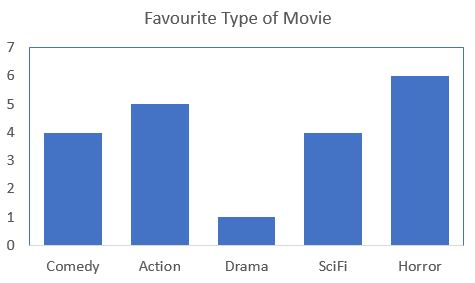
%> input picture Project - Statistical Charts Reading and Interpreting/Code & TestCases/Bonuses/Case 5/1.JPG, 475 x 283 px
$ octave main.m   (GNU Octave 9; MATLAB toolbox functions it lacks are replaced by stand-ins)
%> lines starting %> are read from the running program, lines starting %| are printed output that depends on the picture; in (x1, y1, x2, y2) boxes, pixels count from 0 and x2, y2 are one past the last pixel; in counts of white or black regions, pixels touching at a corner belong together; the program's own positions count from 1
%> further down, I is the input picture: size 283x475x3 uint8; mean R, G, B 206.2, 217.8, 237.5
### Project - Statistical Charts Reading and Interpreting/Code & TestCases/SegmentLegend.m
function [Icropped] = SegmentLegend(I)
R = I;
BW = im2bw(R,0.95);
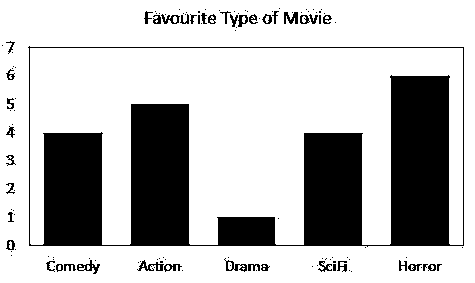
%> BW: size 283x475 logical; 73.1% white; 126 black regions (84 under 20 px), largest, box (x1, y1, x2, y2) and area: (28, 46, 464, 247) 33853, (137, 260, 164, 271) 123, (77, 260, 100, 274) 115

%Reverse, erode then dilate to segment the bars and circle alone
BW=~(BW);
se=strel('square',30);
  d = imerode(BW,se);
%> d: size 283x475 logical; 9.1% white; 4 white regions, box (x1, y1, x2, y2) and area: (405, 90, 434, 231) 4089, (145, 118, 174, 231) 3277, (58, 147, 87, 231) 2436, (318, 147, 347, 231) 2436
  d = imdilate(d,se);
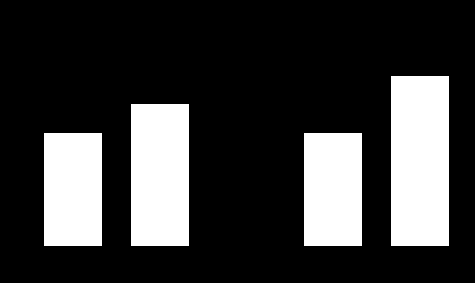
%> d: size 283x475 logical; 23.2% white; 4 white regions, box (x1, y1, x2, y2) and area: (391, 76, 449, 246) 9860, (131, 104, 189, 246) 8236, (44, 133, 102, 246) 6554, (304, 133, 362, 246) 6554

%Re-reverse (to have a black shape) => then loop and whiten this black shape from Original img
d=~(d);
  for i=1:size(d,1)
      for j=1:size(d,2)
          if d(i,j)==0 || i==1 || j==1 || i==size(d,1) || j==size(d,2)
              R(i,j,1)=255;
              R(i,j,2)=255;
              R(i,j,3)=255;
          end
      end
  end
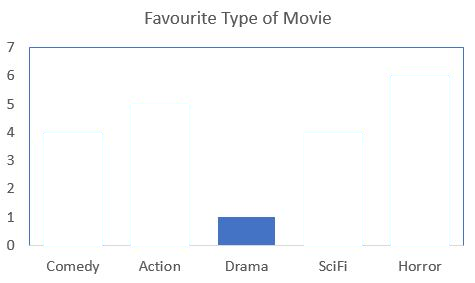
%> R: size 283x475x3 uint8; mean R, G, B 249.2, 250.2, 251.3

d=im2bw(R,0.7);
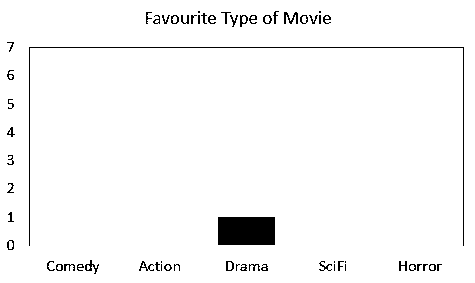
%> d: size 283x475 logical; 97% white; 60 black regions (15 under 20 px), largest, box (x1, y1, x2, y2) and area: (218, 217, 275, 245) 1596, (29, 47, 464, 246) 831, (284, 12, 298, 24) 87
% Detect black line
BW = d < 1;

% Detect rectangle region (inside the line)
BW = imclearborder(~BW);
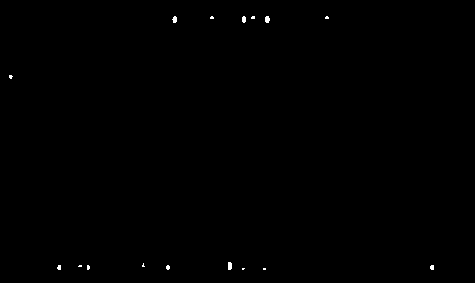
%> BW: size 283x475 logical; 0.18% white; 16 white regions (12 under 20 px), largest, box (x1, y1, x2, y2) and area: (228, 262, 232, 270) 30, (265, 16, 270, 23) 29, (172, 16, 177, 23) 26, (242, 16, 246, 23) 24

%Discard small white splatters
BW = bwareafilt(BW,1);
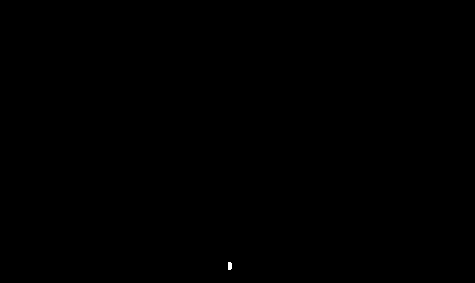
%> BW: size 283x475 logical; 0.02% white; 1 white region
% Calculate bounding box
s = regionprops(BW,'BoundingBox');
%> s = 1 region; box (x1, y1, x2, y2): (228, 262, 232, 270)

% Crop the bounded box from the original image
Icropped = imcrop(I,s.BoundingBox);
end

### Project - Statistical Charts Reading and Interpreting/Code & TestCases/RemoveColoredBackground.m
function [R] = removeColoredBackground(R)
for i = 1:size(R, 1)
      for j=1:size(R,2)
          if ((R(i,j,1)>=150 && R(i,j,1)<=200) && (R(i,j,2)>=200 && R(i,j,2)<=255) &&(R(i,j,3)>=200 && R(i,j,3)<=255))
               R(i,j,1)=255;
               R(i,j,2)=255;
               R(i,j,3)=255;
          end
      end
end
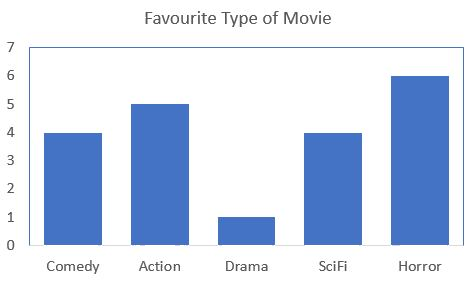
%> R: size 283x475x3 uint8; 0.19% of pixels changed, all inside (x1, y1, x2, y2) = (44, 15, 449, 269)
end

### Project - Statistical Charts Reading and Interpreting/Code & TestCases/SegmentLegendColor.m
function [colors,uniqueC] = SegmentLegendColor(colorImage)
d=colorImage;

 d = im2bw(d,0.1);

 r = regionprops(d,'BoundingBox');
%> r = 0 regions
 dMatrix = vertcat(r(:).BoundingBox);
%> dMatrix = []
 %height
%> the run ends on the next line
 hig = min(dMatrix(:,3));

 %width
 wid = min(dMatrix(:,4));

se=strel('rectangle',[wid-4,hig-4]);
d = imerode(d,se);

d= uint8(d);
colorImage = uint8(colorImage);
d= d.*colorImage;

colors = zeros(1,30);
sizeColors = size(colors,2)/3;
uniqueC=0;
x=1; y=1;
for row=1:size(d,1)
    for col=1:size(d,2)

            if ((d(row,col,1) == 0) && (d(row,col,2) ==  0) && (d(row,col,3) ==  0))
                continue;
            elseif ((d(row,col,1) == 255) && (d(row,col,2) ==  255) && (d(row,col,3) ==  255))
                continue
            end
            red = 1;
            green = 2;
            blue = 3;
            flag=0;

            for c=1:sizeColors

                if (colors(red)==0 && colors(green)==0 && colors(blue)==0)
                    break;

                elseif(d(row,col,1) == colors(red)) && (d(row,col,2) == colors(green)) && (d(row,col,3) == colors(blue))
                    flag =1;
                    break;
                else
                red = red+3;
                blue = blue+3;
                green= green+3;

                end
            end
            if flag == 0
                if row-x >= 10 || col-y>=10
                colors(red)=d(row,col,1);
                colors(green)=d(row,col,2);
                colors(blue)=d(row,col,3);
                uniqueC=uniqueC+1;
                x = row; y = col;
                end
            end
    end
end
end

### Project - Statistical Charts Reading and Interpreting/Code & TestCases/SegmentText.m
function [uniqueColors, uniqueC, text] = SegmentText(I)
Image = I;
%Resizing image to get clear image of text
Image = imresize(Image,3);
text = Image;

%Convert image to black and white
BW = im2bw(Image,0.949);

%Get inverse of image to make background black
inverse = abs(1-BW);

%Get colors only from legend
se=strel('square',21);
inverse = imerode(inverse,se);
inverse = imdilate(inverse,se);

%legend colors...............
 colors = uint8(inverse).*uint8(Image);
[uniqueColors,uniqueC]=SegmentLegendColor(colors);

%Get text only without colors by setting colors to white
for i=1:size(inverse,1)
    for j=1:size(inverse,2)
        if inverse(i,j) == 1
            text(i,j,1) = 255;
            text(i,j,2) = 255;
            text(i,j,3) = 255;
        end
    end
end

%Threshold to increase intensity of black
text = im2bw(text,0.5);
end

### Project - Statistical Charts Reading and Interpreting/Code & TestCases/main.m
I = imread('1.jpg');
figure, imshow(I);
%other f awl case n2sa
Legend = SegmentLegend(I);
I = RemoveColoredBackground(I);
[uniqueColors, uniqueC, text] = SegmentText(Legend);
